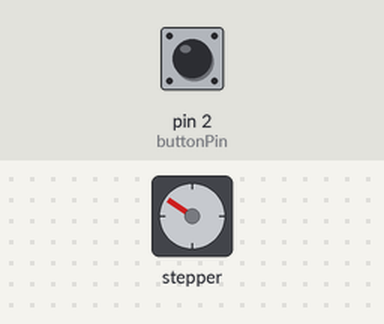
A sketch run on a simulated Arduino Uno, built with avr-gcc and run on an emulated ATmega328P. On the bench: stepper motor. Inputs (shaded band) come from the test bench; at power-on: pin 2 (buttonPin) HIGH. Stepper angles assume 2048 steps per turn; what the sketch prints to the serial monitor is not drawn.

Above: at 1.2 s.
1.3 s: pin 2 (buttonPin) pulled LOW for 0.15 s
At 2.03 s:
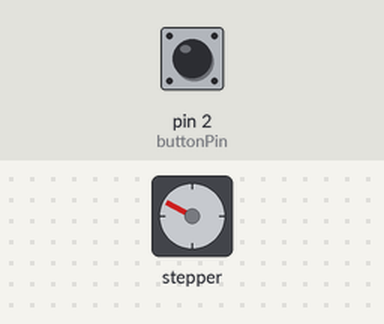
4.4 s: pin 2 (buttonPin) pulled LOW for 1 s
At 5.54 s:
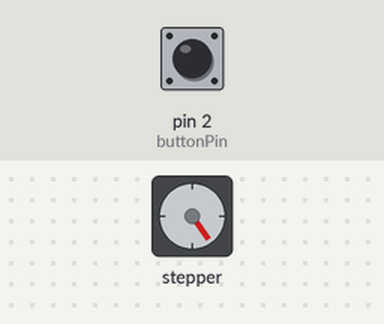
Timing chart, 0 to 19.4 s (numbered marks = the images above; inputs shaded):
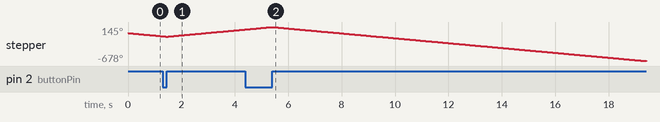

The sketch:

StepperTest.ino
```cpp
#include <Stepper.h>

int stepsPerRevolution=2048;
int motorSpeed=10;    // revolutions per minute
int stepVal=5;        // number of steps per loop
int stepDirection=1;  // 1 = clockwise, -1 = counter-clockwise

int buttonPin=2;
int buttonVal;
int lastButtonVal=0;

Stepper myStepper(stepsPerRevolution,8,10,9,11);

void setup() {
  Serial.begin(9600);
  myStepper.setSpeed(motorSpeed);
  pinMode(buttonPin,INPUT_PULLUP);
}

void loop() {
  buttonVal=digitalRead(buttonPin);
  Serial.println(buttonVal);
  if (lastButtonVal==0 && buttonVal==1) stepDirection = -stepDirection;
  lastButtonVal = buttonVal;
  myStepper.step(stepDirection*stepVal);
}
```
